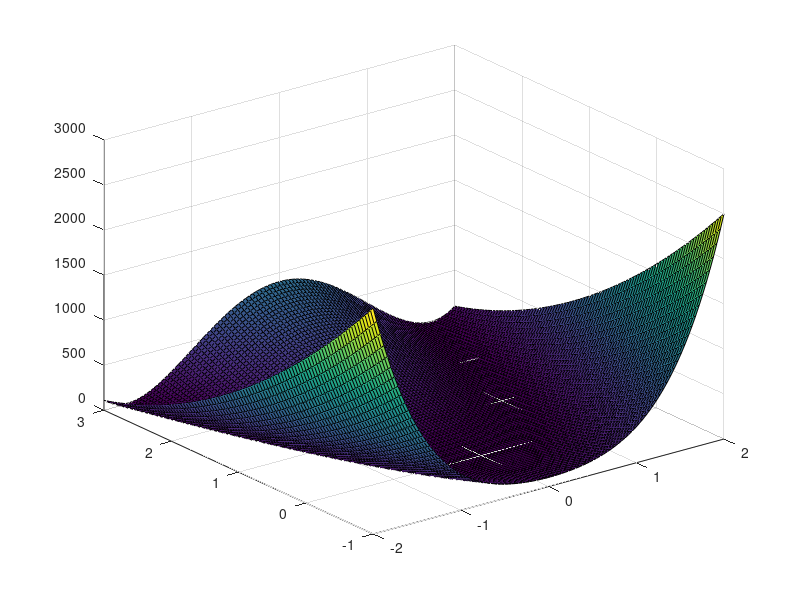

MATLAB code for this plot:
h = @(x,y) 100*(y-x.^2).^2 + (1-x).^2;

x = linspace(-2,2);
y = linspace(-1,3);

[X,Y] = meshgrid(x,y)
surf(X, Y, h(X,Y))
